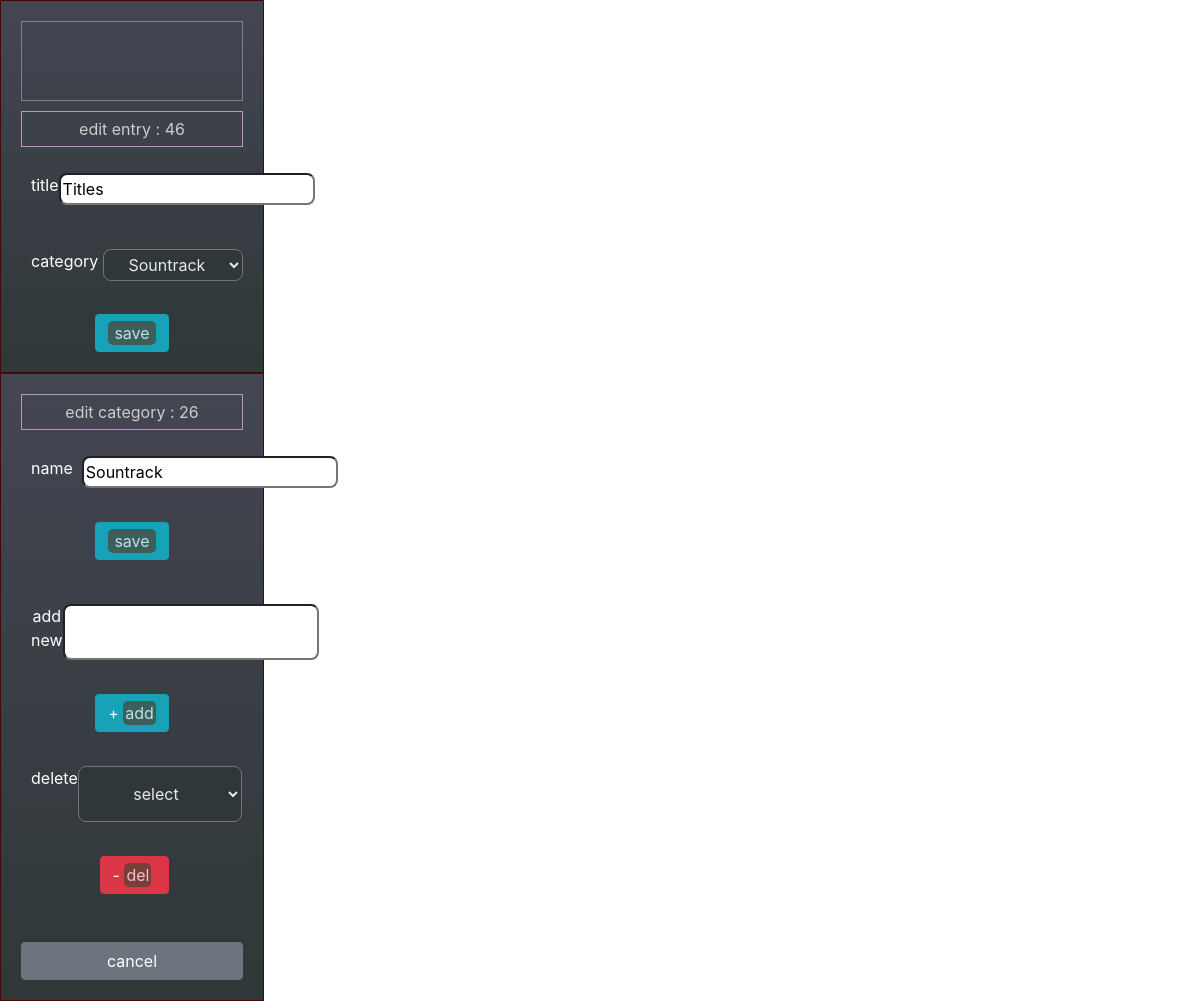
/sounds/46/entry_edit, run on the app's committed database.
### upload/models.py (models this page shows, shortened)
class Sound(models.Model):
    title = models.CharField(max_length=255)
    category = models.ForeignKey(Category, on_delete=models.CASCADE)
    created_at = models.DateField(auto_now_add=True)
    created_by = models.ForeignKey(User, related_name="sounds_created",on_delete=models.CASCADE,)
    def get_upload_path(instance, filename): #creates a dynamic file path
        extension = filename.split('.')[-1]
        new_filename = filename
        return '/'.join(["_"+ instance.created_by.first_name, new_filename])
    soundfile = models.FileField(upload_to  = get_upload_path, #should change soundfile to upload (more general)
    storage = CustomStorage(),#added so Django doesn do its _name (the get_valid_filename) thing new custom class Storage overrides this
    null=True, blank=True, verbose_name = "")
    fans = models.ManyToManyField(User, related_name='faves')
    objects = SoundManager() #added

class Category(models.Model):
    title = models.CharField(max_length=55)
    slug = models.SlugField(max_length=128)
    objects = CatManager() #added
    def __str__(self):
        return self.title

### upload/views.py (the view)
# urls.py: path('sounds/<int:id>/entry_edit', views.entry_edit),
def entry_edit(request,id):
    the_sound = Sound.objects.get(id=id)
    cat = Category.objects.get(sound=the_sound)
    print("cat is", cat.slug)
    categories = Category.objects.all()
    print(the_sound.__dict__)
    context = {
        'sound':the_sound,
        'categories': categories,
    }
    return render(request,'entry-edit.html',context)

### upload/templates/entry-edit.html (shortened to what this page needs)
{% extends 'sounds.html'%}
{% block content %}
{% load static %}
<div class="partition">
    <div class="message-box">
</div>
    <p class="bold"><a href="/sounds/{{sound.id}}/details">edit entry : {{sound.id}}</a></p>
    <form action="/sounds/{{sound.id}}/process" method='POST'>
        <div class="form-line">
            <label for="ftitle">title</label>
            <input type="text" name="ftitle" id="ftitle" value="{{sound.title}}" required>
        </div>
        <br>
        <div class="form-line">
            <label for="fcat">category&nbsp;</label>
            <select class='move' name="fcat" id="fcat">
                <option value={{sound.category_id}} selected>{{sound.category}}</option>
            </select>
        </div>
        <hr>
        <div class="form-buttons">
            <button class='btn btn-info' type="submit"><span>&nbsp;save&nbsp;</span></button>
        </div>
    </form>
</div>
<div class="partition">
    <p class="bold">edit category : {{sound.category.id}}</p>
    <form action="/sounds/{{sound.category.id}}/edit_cat" method='POST'>
        <div class="form-line">
            <label for="ftitle">name&nbsp;&nbsp;</label>
            <input type="text" name="ftitle" id="ftitle" value="{{sound.category}}">
        </div>
        <label for="fslug"></label><br>
        <button class='btn btn-info' type="submit"><span>&nbsp;save&nbsp;</span></button>
    </form>
        <form action="/add-cat" method='POST'>
        <div class="form-line">
            <label for="fslug"></label><br>
        </div>
        <div class="form-line">
            <label for="ftitle">add new</label>
            <input type="text" name="ftitle" id="ftitle">
        </div>
        <br>
        <button class='btn btn-info' type="submit">+&nbsp;<span>add</span></button>
    </form>
    <br>
    <form action="/destroy" method="POST">
        <div class="form-line">
            <label for="fcat">delete &nbsp;</label>
            <select name="fcat" id="fcat">
                <option value='' selected disabled>&nbsp;select</option>
            </select>
        </div>
        <br>
        <button class="btn btn-danger" type="submit">-&nbsp;<span class="text">del</span>&nbsp;</button>
    </form>
    <br>
    <br>
    <a class="btn btn-secondary" href="/home">cancel</a>
</div>
{% endblock%}

### upload/static/css/style.css (style rules this page uses)
.partition { border: 1px solid rgb(71, 8, 8); max-width: 22%; text-align: center; padding: .5em; margin: 0px; background: -webkit-linear-gradient(bottom, #2f3738, #444652); display: flex; flex-direction: column; padding:20px; color:white; }
input, select { border-radius: 8px; }
.form-line { display: flex; justify-content: space-between; margin:10px; }
.form-line input { display: flex; justify-content: space-between; }
span { background-color: rgb(78, 66, 51); width:20px; border-radius: 5px; padding: 2px; opacity: .7; }
button { min-width:40px; margin:10px; align-self: center; }
.bold { color: rgb(206, 204, 202); padding:5px; border:1px solid rgb(187, 150, 187); }
.message-box { min-height: 80px; text-align: center; border:1px solid rgb(143, 119, 143); margin-bottom:10px; }
.bold a { color: rgb(206, 204, 202); }
select, option { text-align: center; text-align-last: center; background-color: #2f3738; color:rgb(231, 231, 231); }
option { text-align: left; color:rgb(223, 217, 217); }

### data on the page
Sound: id "46", ftitle "Titles", fcat "Sountrack", category.id "26", ftitle "Sountrack"
